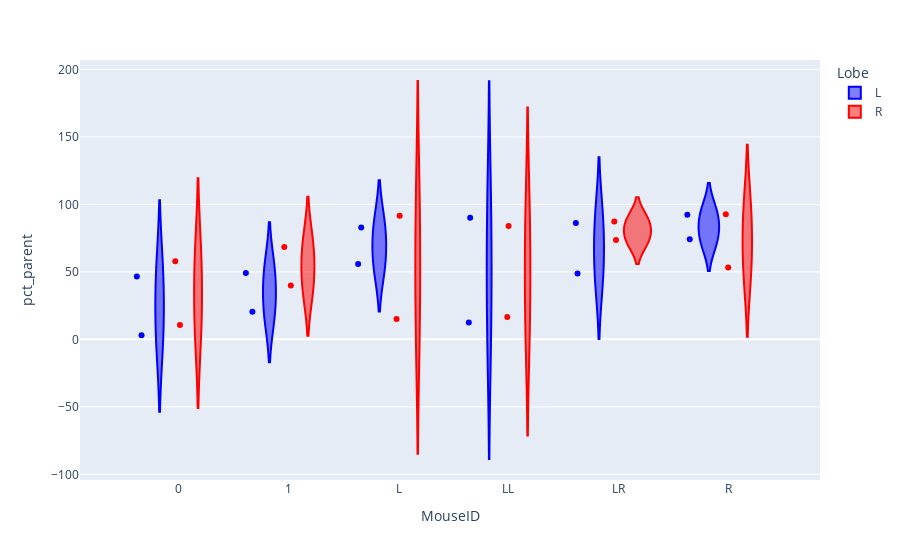

Source (notebook cell):
### Code cell
#TODO: Points in this case are outside of the violins
categorical_plot(cgp, node=["CD4+"], sample_criteria=None, x="MouseID", color="Lobe", plot_type="violin", show_points=True)

### Figure 1 — Plotly figure (JSON) as saved in the notebook; plotly's stock layout.template omitted (floating-point values rounded to 4 significant figures)
{"data": [{"alignmentgroup": "True", "box": {"visible": false}, "hovertemplate": "Lobe=L<br>MouseID=%{x}<br>pct_parent=%{y}<extra></extra>", "legendgroup": "L", "marker": {"color": "blue"}, "name": "L", "offsetgroup": "L", "orientation": "v", "points": "all", "scalegroup": "True", "showlegend": true, "type": "violin", "x": ["1", "1", "L", "L", "LL", "LL", "LR", "LR", "R", "R", "0", "0"], "x0": " ", "xaxis": "x", "y": [20.54, 49.26, 82.8, 55.83, 12.48, 90.04, 86.23, 48.88, 92.3, 74.25, 46.49, 3.027], "y0": " ", "yaxis": "y"}, {"alignmentgroup": "True", "box": {"visible": false}, "hovertemplate": "Lobe=R<br>MouseID=%{x}<br>pct_parent=%{y}<extra></extra>", "legendgroup": "R", "marker": {"color": "red"}, "name": "R", "offsetgroup": "R", "orientation": "v", "points": "all", "scalegroup": "True", "showlegend": true, "type": "violin", "x": ["1", "1", "L", "L", "LL", "LL", "LR", "LR", "R", "R", "0", "0"], "x0": " ", "xaxis": "x", "y": [68.38, 39.84, 15.12, 91.65, 83.98, 16.64, 73.69, 87.41, 92.77, 53.31, 57.87, 10.66], "y0": " ", "yaxis": "y"}], "layout": {"legend": {"title": {"text": "Lobe"}, "tracegroupgap": 0}, "margin": {"t": 60}, "violinmode": "group", "xaxis": {"anchor": "y", "categoryarray": ["0", "1", "L", "LL", "LR", "R"], "categoryorder": "array", "domain": [0, 1], "title": {"text": "MouseID"}}, "yaxis": {"anchor": "x", "domain": [0, 1], "title": {"text": "pct_parent"}}}}
